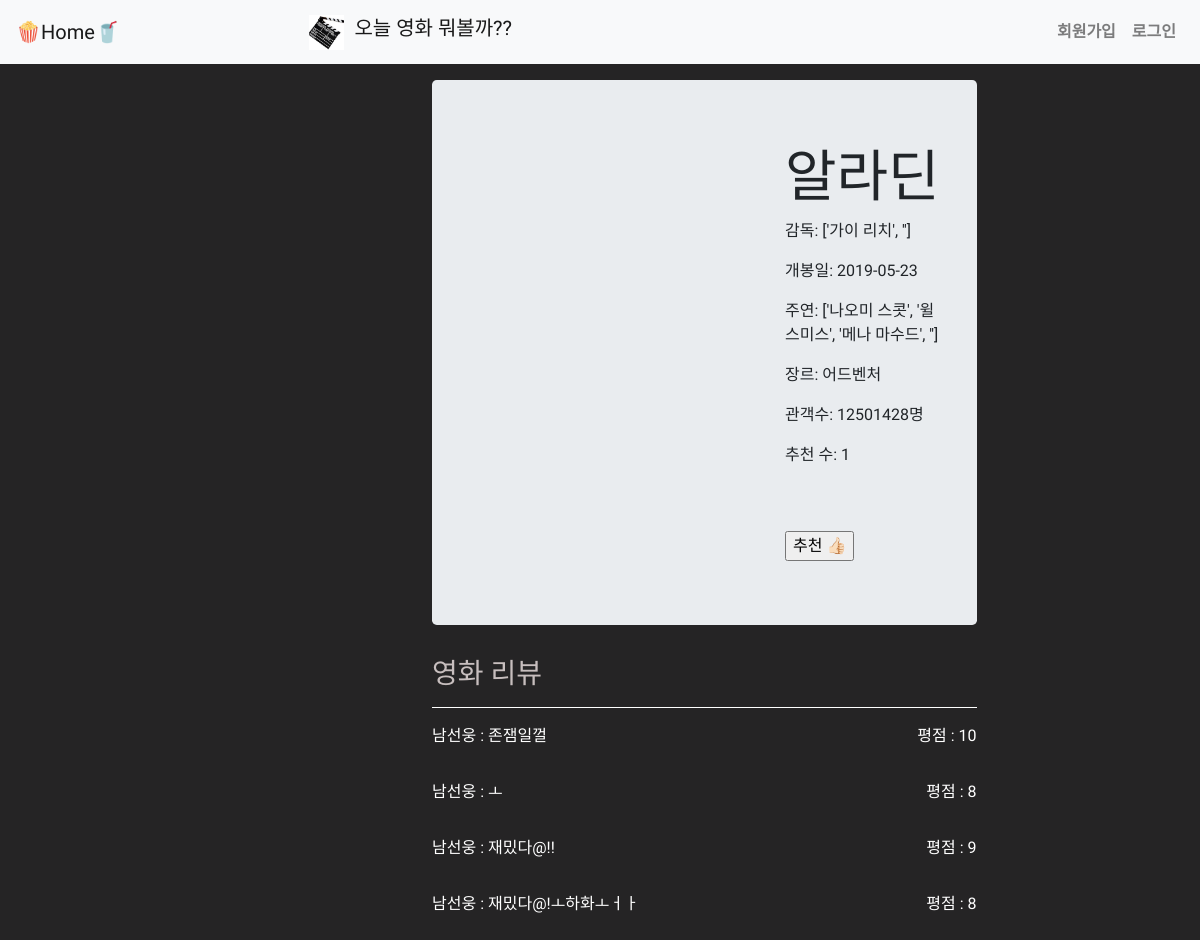
Page /1/ on the earlier database version.
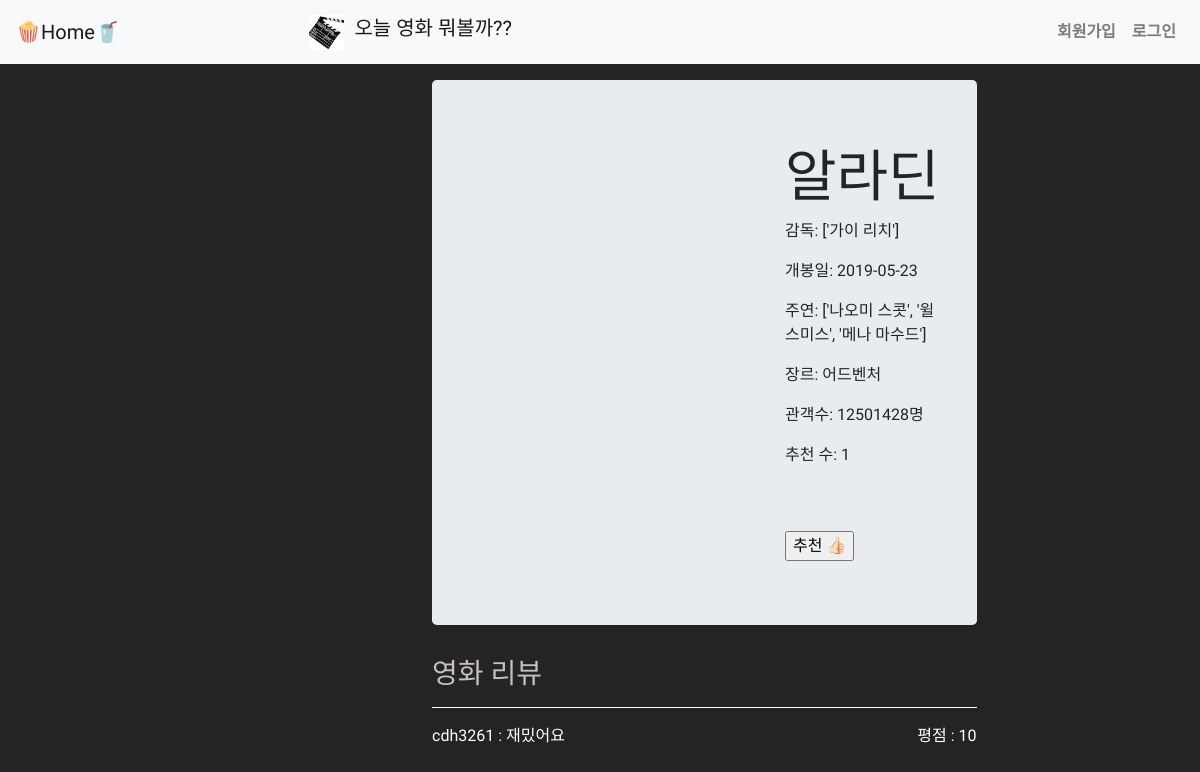
Same page on the later database version.
### movies/models.py (models this page shows)
class Movie(models.Model):
    title = models.CharField(max_length=30)
    pubdate = models.CharField(max_length=50)
    director = models.TextField()
    cast = models.TextField()
    audience = models.IntegerField()
    poster_url = models.CharField(max_length=140)
    genre = models.CharField(max_length=50)
    like_users = models.ManyToManyField(settings.AUTH_USER_MODEL, related_name="like_movies")

class Review(models.Model):
    content = models.CharField(max_length=140)
    score = models.FloatField()#validators=[MinValueValidator(1),MaxValueValidator(10)],
    movie = models.ForeignKey(Movie, on_delete=models.CASCADE)
    user = models.ForeignKey(settings.AUTH_USER_MODEL, on_delete=models.CASCADE)

### accounts/models.py (models this page shows)
class User(AbstractUser):
    followers = models.ManyToManyField(settings.AUTH_USER_MODEL, related_name="followings")

### movies/views.py (the view)
# urls.py: path('<int:id>/', views.detail, name="detail"),
def detail(request, id):
    movie = get_object_or_404(Movie, id=id)
    form = ReviewForm()
    context = {
        'movie': movie,
        'form': form,
        'update':0,
    }
    return render(request, 'movies/detail.html', context)

### movies/forms.py
class ReviewForm(forms.ModelForm):
    score = forms.FloatField(widget=forms.NumberInput(attrs={'max': 10, 'min': 0, 'step': 0.5, 'placeholder':'평점을 남겨주세요.(0.5점 단위로 입력가능합니다.)'}))
    class Meta:
        model = Review
        fields = ('content', 'score', )
        widgets = {
            'content': forms.TextInput(attrs={'maxlength': 100, 'size':72, 'placeholder': '감상평을 남겨주세요.'})
        }

### movies/templates/movies/detail.html (shortened to what this page needs)
{% extends 'base.html' %}
{% load bootstrap4 %}
{% block body %}
  <div class="jumbotron">
    <div class="row">
      <div class="d-inline-flex align-items-start">
        <div class="mx-3">
          <h1 class="display-4">{{movie.title}}</h1>
          <p>감독: {{movie.director}}</p>
          <p>개봉일: {{movie.pubdate}}</p>
          <p>주연: {{movie.cast}}</p>
          <p>장르: {{movie.genre}}</p>
          <p>관객수: {{movie.audience}}명</p>
          <p>추천 수: {{movie.like_users.count}}</p>
          <br>
          <br>
          <form action="{% url 'movies:movie_like' movie.id %}" method="POST">
            {% if user in movie.like_users.all %}
              <input type="submit" value="추천취소 👍🏻" >
            {% else %}
              <input type="submit" value="추천 👍🏻" >
            {% endif %}
          </form>
        </div>
      </div>
    </div>
  </div>
  <h3 style="color:rgb(199, 190, 190);">영화 리뷰</h3>
  <hr style="border-color: white">
  {% for review in movie.review_set.all %}
    <div class="mb-3 d-flex justify-content-between" role="alert" style="color:white;">
      <p > {{review.user}} : {{review.content}}</p>
      {% if review.user == user %}
        <p style="position: absolute; right: 122px;"> 평점 :  {{review.score}}</p>
        <form action="{% url 'movies:update_review' movie.id review.id %}" method="GET">
          {% csrf_token %}
          <input type="submit" class="btn btn-warning" style="position: absolute; right: 57px;" value="수정">
        </form>
        <form action="{% url 'movies:delete_review' movie.id review.id %}" method="POST">
          {% csrf_token %}
          <input type="submit" class="btn btn-danger" style="position: absolute; right: 0;" value="삭제">
        </form>
      {%else%}
        <p> 평점 :  {{review.score}}</p>
      {% endif %}
    </div>
  {% endfor %}
{% endblock %}

Differences in the rows shown:
removed Review: user "남선웅", content "존잼일껄", score "10"
removed Review: user "남선웅", content "ㅗ", score "8"
removed Review: user "남선웅", content "재밌다@!!", score "9"
removed Review: user "남선웅", content "재밌다@!ㅗ하화ㅗㅓㅏ", score "8"
changed Movie "알라딘": director "['가이 리치', '']" → "['가이 리치']"; cast "['나오미 스콧', '윌 스미스', '메나 마수드', '']" → "['나오미 스콧', '윌 스미스', '메나 마수드']"
added Review: user "cdh3261", content "재밌어요", score "10"
